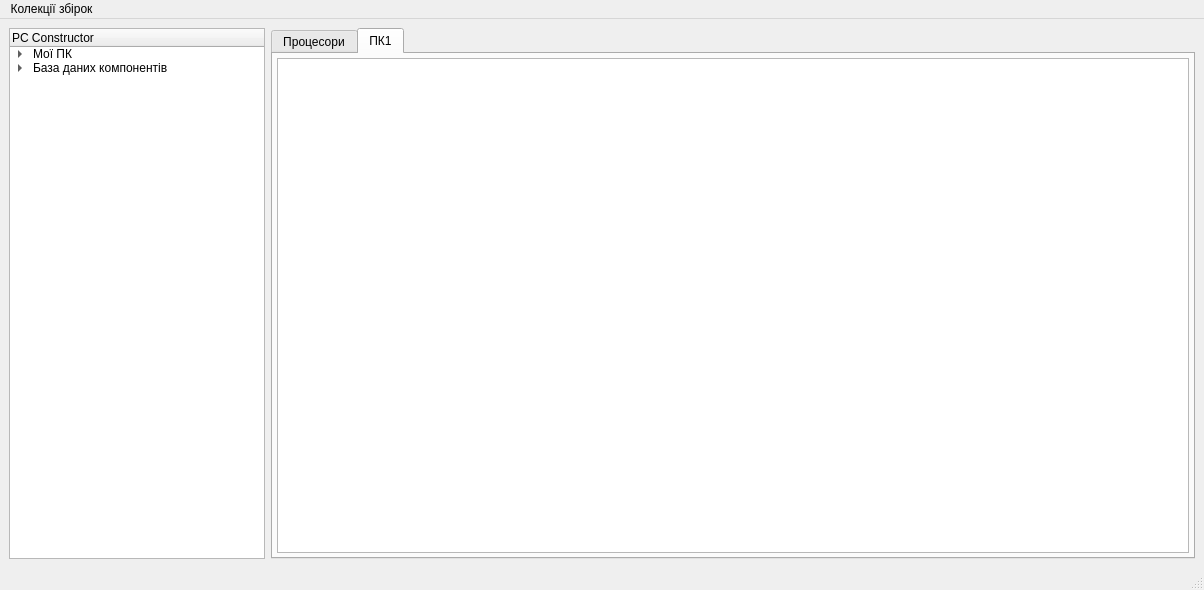
<?xml version="1.0" encoding="UTF-8"?>
<ui version="4.0">
 <class>DBManager</class>
 <widget class="QMainWindow" name="DBManager">
  <property name="geometry">
   <rect>
    <x>0</x>
    <y>0</y>
    <width>1204</width>
    <height>590</height>
   </rect>
  </property>
  <property name="windowTitle">
   <string>Менеджер баз даних</string>
  </property>
  <widget class="QWidget" name="centralwidget">
   <layout class="QFormLayout" name="formLayout">
    <item row="0" column="0">
     <widget class="QTreeWidget" name="treeWidget">
      <column>
       <property name="text">
        <string>PC Constructor</string>
       </property>
      </column>
      <item>
       <property name="text">
        <string>Мої ПК</string>
       </property>
       <item>
        <property name="text">
         <string>ПК1</string>
        </property>
       </item>
       <item>
        <property name="text">
         <string>ПК2</string>
        </property>
       </item>
      </item>
      <item>
       <property name="text">
        <string>База даних компонентів</string>
       </property>
       <item>
        <property name="text">
         <string>Процесори</string>
        </property>
       </item>
       <item>
        <property name="text">
         <string>Материнські плати</string>
        </property>
       </item>
       <item>
        <property name="text">
         <string>Блоки живлення</string>
        </property>
       </item>
      </item>
     </widget>
    </item>
    <item row="0" column="1">
     <widget class="QTabWidget" name="tabWidget">
      <property name="currentIndex">
       <number>1</number>
      </property>
      <widget class="QWidget" name="tab">
       <attribute name="title">
        <string>Процесори</string>
       </attribute>
       <layout class="QVBoxLayout" name="verticalLayout">
        <property name="leftMargin">
         <number>4</number>
        </property>
        <property name="topMargin">
         <number>4</number>
        </property>
        <property name="rightMargin">
         <number>4</number>
        </property>
        <property name="bottomMargin">
         <number>4</number>
        </property>
        <item>
         <widget class="QTableWidget" name="tableWidget">
          <row>
           <property name="text">
            <string>Intel Pentium G4560</string>
           </property>
          </row>
          <column>
           <property name="text">
            <string>Кількість ядер</string>
           </property>
          </column>
          <column>
           <property name="text">
            <string>Кількість потоків</string>
           </property>
          </column>
          <column>
           <property name="text">
            <string>Тактова частота</string>
           </property>
          </column>
          <column>
           <property name="text">
            <string>Потужність</string>
           </property>
          </column>
          <column>
           <property name="text">
            <string>Розмір кешу</string>
           </property>
          </column>
          <column>
           <property name="text">
            <string>Сокет</string>
           </property>
          </column>
          <column>
           <property name="text">
            <string>Ціна</string>
           </property>
          </column>
          <item row="0" column="0">
           <property name="text">
            <string>2</string>
           </property>
          </item>
          <item row="0" column="1">
           <property name="text">
            <string>4</string>
           </property>
          </item>
          <item row="0" column="2">
           <property name="text">
            <string>3,5</string>
           </property>
          </item>
          <item row="0" column="3">
           <property name="text">
            <string>54</string>
           </property>
          </item>
          <item row="0" column="4">
           <property name="text">
            <string>3</string>
           </property>
          </item>
          <item row="0" column="5">
           <property name="text">
            <string>LGA1151</string>
           </property>
          </item>
          <item row="0" column="6">
           <property name="text">
            <string>2746,84</string>
           </property>
          </item>
         </widget>
        </item>
       </layout>
      </widget>
      <widget class="QWidget" name="tab_2">
       <attribute name="title">
        <string>ПК1</string>
       </attribute>
       <layout class="QVBoxLayout" name="verticalLayout_2">
        <property name="leftMargin">
         <number>4</number>
        </property>
        <property name="topMargin">
         <number>4</number>
        </property>
        <property name="rightMargin">
         <number>4</number>
        </property>
        <property name="bottomMargin">
         <number>4</number>
        </property>
        <item>
         <widget class="QTableWidget" name="tableWidget_2"/>
        </item>
       </layout>
      </widget>
     </widget>
    </item>
   </layout>
  </widget>
  <widget class="QStatusBar" name="statusbar"/>
  <widget class="QMenuBar" name="menubar">
   <property name="geometry">
    <rect>
     <x>0</x>
     <y>0</y>
     <width>1204</width>
     <height>20</height>
    </rect>
   </property>
   <widget class="QMenu" name="menu">
    <property name="title">
     <string>Колекції збірок</string>
    </property>
    <addaction name="action"/>
    <addaction name="action_2"/>
   </widget>
   <addaction name="menu"/>
  </widget>
  <action name="action">
   <property name="text">
    <string>Мої ПК</string>
   </property>
  </action>
  <action name="action_2">
   <property name="text">
    <string>Робочі ПК</string>
   </property>
  </action>
 </widget>
 <resources/>
 <connections/>
</ui>
